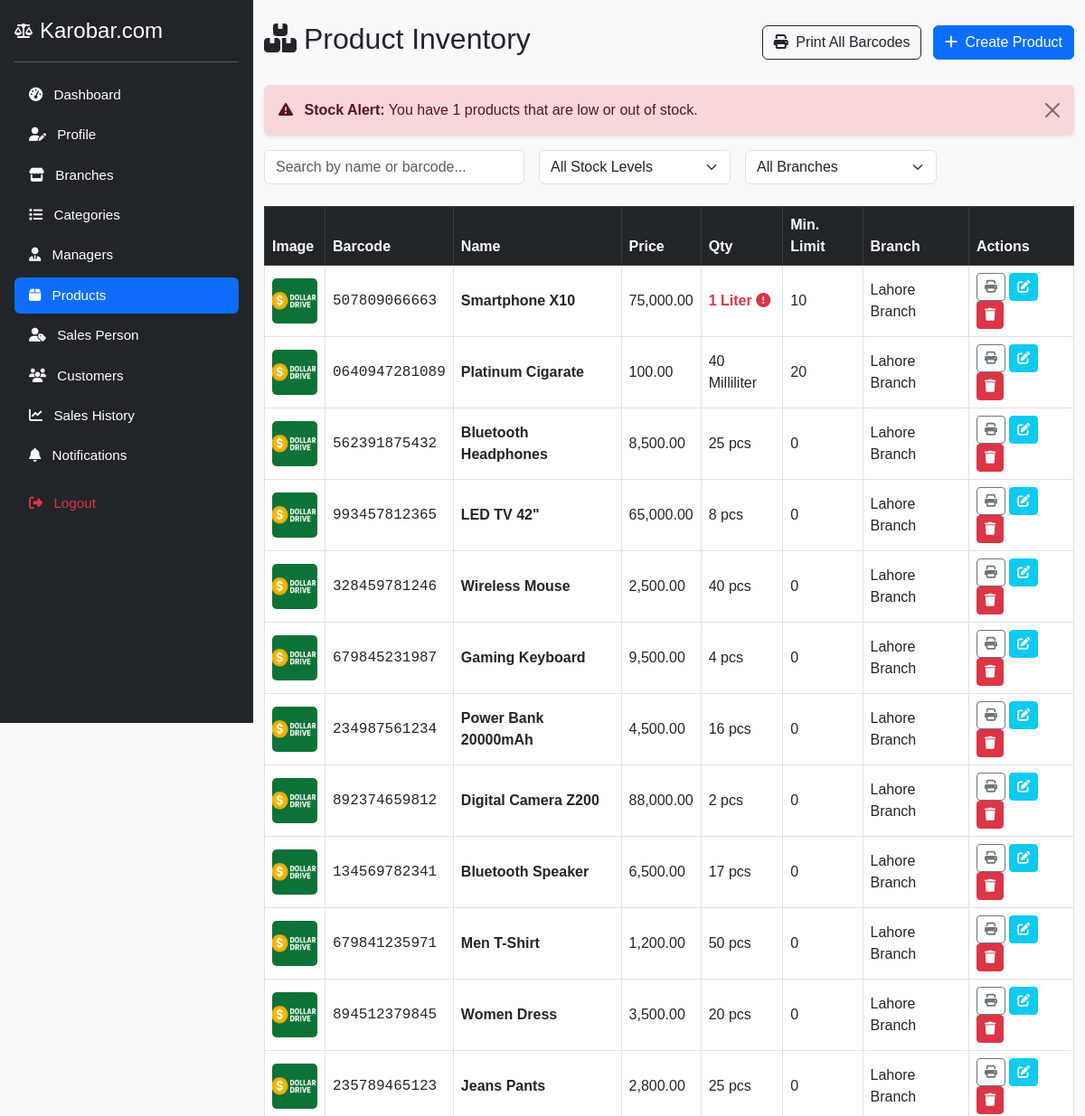
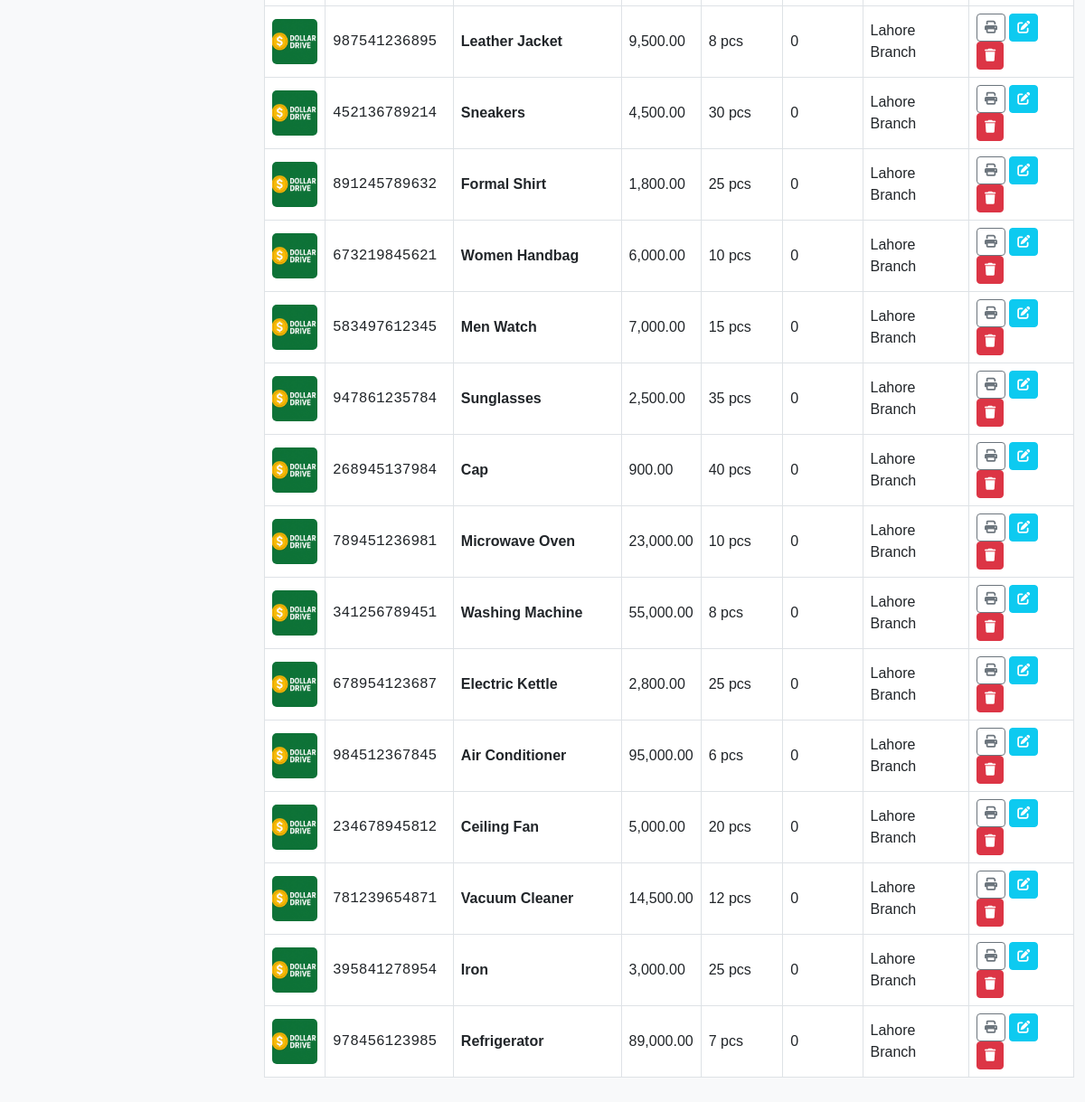
Screenshot of /owner/products.php (signed in) with the database file from the repository (2 pictures, top to bottom).
### tables this page shows
CREATE TABLE `products` (
  `id` int(11) NOT NULL,
  `branch_id` int(11) NOT NULL,
  `barcode_id` varchar(100) NOT NULL,
  `name` varchar(255) NOT NULL,
  `description` text DEFAULT NULL,
  `price` decimal(10,2) NOT NULL DEFAULT 0.00,
  `quantity` int(11) NOT NULL DEFAULT 0,
  `low_stock_threshold` int(10) UNSIGNED NOT NULL DEFAULT 0,
  `image` varchar(255) DEFAULT NULL,
  `created_at` datetime DEFAULT current_timestamp(),
  `category_id` int(11) NOT NULL,
  `unit` varchar(50) NOT NULL
);

CREATE TABLE `branches` (
  `id` int(11) NOT NULL,
  `owner_id` int(11) NOT NULL,
  `name` varchar(255) NOT NULL,
  `location` varchar(255) NOT NULL,
  `created_at` datetime DEFAULT current_timestamp()
);

### owner/products.php (the view, shortened to what this page needs)
<?php
include('../config.php');
$owner_id = $_SESSION["id"];
$sql = "
    SELECT p.*, b.name AS branch_name, c.name AS category_name
    FROM products p
    INNER JOIN branches b ON p.branch_id = b.id
    INNER JOIN categories c ON p.category_id = c.id
    WHERE b.owner_id = ?
    ORDER BY p.created_at DESC
";
$stmt = $conn->prepare($sql);
$stmt->bind_param("i", $owner_id);
$stmt->execute();
$products = $stmt->get_result()->fetch_all(MYSQLI_ASSOC);
$low_stock_items = array_filter($products, function($p) {
    return $p['quantity'] <= $p['low_stock_threshold'];
});
?>
<!DOCTYPE html>
<html lang="en">
<head>
    <link href="https://cdn.jsdelivr.net/npm/bootstrap@5.3.0/dist/css/bootstrap.min.css" rel="stylesheet" />
    <link href="https://cdnjs.cloudflare.com/ajax/libs/font-awesome/6.4.0/css/all.min.css" rel="stylesheet" />
</head>
<body class="bg-light">
<?php include('sidebar.php'); ?>
<div class="container-fluid py-4">
    <div class="d-flex justify-content-between align-items-center mb-4">
        <h2><i class="fas fa-boxes me-2"></i>Product Inventory</h2>
        <div>
            <button class="btn btn-outline-dark me-2" onclick="printAllBarcodes()">
                <i class="fas fa-print me-1"></i> Print All Barcodes
            </button>
            <button id="btnCreateProduct" class="btn btn-primary">
                <i class="fas fa-plus me-1"></i> Create Product
            </button>
        </div>
    </div>
    <?php if (count($low_stock_items) > 0): ?>
        <div class="alert alert-danger alert-dismissible fade show border-0 shadow-sm" role="alert">
            <i class="fas fa-exclamation-triangle me-2"></i>
            <strong>Stock Alert:</strong> You have <?= count($low_stock_items) ?> products that are low or out of stock.
            <button type="button" class="btn-close" data-bs-dismiss="alert"></button>
        </div>
    <?php endif; ?>
    <div class="row g-3 mb-4">
        <div class="col-md-4">
            <input type="text" id="productSearch" class="form-control" placeholder="Search by name or barcode..." onkeyup="filterTable()">
        </div>
        <div class="col-md-3">
            <select id="filterStock" class="form-select" onchange="filterTable()">
                <option value="all">All Stock Levels</option>
            </select>
        </div>
        <div class="col-md-3">
            <select id="filterBranch" class="form-select" onchange="filterTable()">
                <option value="all">All Branches</option>
            </select>
        </div>
    </div>
    <div class="table-container">
        <div class="table-responsive">
<table class="table table-bordered table-hover align-middle">
            <thead class="table-dark">
                    <tr>
                        <th>Image</th>
                        <th>Barcode</th>
                        <th>Name</th>
                        <th>Price</th>
                        <th>Qty</th>
                        <th>Min. Limit</th>
                        <th>Branch</th>
                        <th>Actions</th>
                    </tr>
                </thead>
                <tbody id="productsTableBody">
                    <?php foreach ($products as $p):
                        $isOut = $p['quantity'] <= 0;
                        $isLow = !$isOut && ($p['quantity'] <= $p['low_stock_threshold']);
                    ?>
                    <tr data-id="<?= $p['id'] ?>"
                        data-stock-status="<?= $isOut ? 'out' : ($isLow ? 'low' : 'ok') ?>"
                        data-branch="<?= htmlspecialchars($p['branch_name']) ?>">
                        <td><img src="images/<?= htmlspecialchars($p['image']) ?>" class="product-image-thumb"></td>
                        <td class="search-col-barcode font-monospace"><?= htmlspecialchars($p['barcode_id']) ?></td>
                        <td class="search-col-name"><strong><?= htmlspecialchars($p['name']) ?></strong></td>
                        <td><?= number_format($p['price'], 2) ?></td>
                        <td>
                            <span class="<?= ($isLow || $isOut) ? 'stock-warning' : '' ?>">
                                <?= (int)$p['quantity'] ?> <?= htmlspecialchars($p['unit']) ?>
                                <?php if($isOut): ?> <i class="fas fa-times-circle"></i> <?php elseif($isLow): ?> <i class="fas fa-exclamation-circle"></i> <?php endif; ?>
                            </span>
                        </td>
                        <td><?= (int)$p['low_stock_threshold'] ?></td>
                        <td><?= htmlspecialchars($p['branch_name']) ?></td>
                        <td>
                            <button class="btn btn-sm btn-outline-secondary" onclick="printSingleBarcode('<?= $p['barcode_id'] ?>', '<?= addslashes($p['name']) ?>')"><i class="fas fa-print"></i></button>
                            <button class="btn btn-sm btn-info btn-edit text-white" data-id="<?= $p['id'] ?>"><i class="fas fa-edit"></i></button>
                            <button class="btn btn-sm btn-danger btn-delete" data-id="<?= $p['id'] ?>"><i class="fas fa-trash"></i></button>
                        </td>
                    </tr>
                    <?php endforeach; ?>
                </tbody>
            </table>
        </div>
    </div>
</div>
</body>
</html>

### owner/products.php (style rules this page uses)
.product-image-thumb { width: 50px; height: 50px; object-fit: cover; border-radius: 5px; }
.stock-warning { color: #dc3545; font-weight: bold; }

### owner/sidebar.php (style rules this page uses)
body { font-family: Arial, sans-serif; background-color: #e6effc; margin-left: 280px; }

### rows the page displays
products: image (picture), barcode "507809066663", name "Smartphone X10", price "75,000.00", quantity "1", unit "Liter", low_stock_threshold "10", branch.name "Lahore Branch"
products: image (picture), barcode "0640947281089", name "Platinum Cigarate", price "100.00", quantity "40", unit "Milliliter", low_stock_threshold "20", branch.name "Lahore Branch"
products: image (picture), barcode "562391875432", name "Bluetooth Headphones", price "8,500.00", quantity "25", unit "pcs", low_stock_threshold "0", branch.name "Lahore Branch"
products: image (picture), barcode "993457812365", name "LED TV 42\"", price "65,000.00", quantity "8", unit "pcs", low_stock_threshold "0", branch.name "Lahore Branch"
products: image (picture), barcode "328459781246", name "Wireless Mouse", price "2,500.00", quantity "40", unit "pcs", low_stock_threshold "0", branch.name "Lahore Branch"
products: image (picture), barcode "679845231987", name "Gaming Keyboard", price "9,500.00", quantity "4", unit "pcs", low_stock_threshold "0", branch.name "Lahore Branch"
products: image (picture), barcode "234987561234", name "Power Bank 20000mAh", price "4,500.00", quantity "16", unit "pcs", low_stock_threshold "0", branch.name "Lahore Branch"
products: image (picture), barcode "892374659812", name "Digital Camera Z200", price "88,000.00", quantity "2", unit "pcs", low_stock_threshold "0", branch.name "Lahore Branch"
products: image (picture), barcode "134569782341", name "Bluetooth Speaker", price "6,500.00", quantity "17", unit "pcs", low_stock_threshold "0", branch.name "Lahore Branch"
products: image (picture), barcode "679841235971", name "Men T-Shirt", price "1,200.00", quantity "50", unit "pcs", low_stock_threshold "0", branch.name "Lahore Branch"
products: image (picture), barcode "894512379845", name "Women Dress", price "3,500.00", quantity "20", unit "pcs", low_stock_threshold "0", branch.name "Lahore Branch"
products: image (picture), barcode "235789465123", name "Jeans Pants", price "2,800.00", quantity "25", unit "pcs", low_stock_threshold "0", branch.name "Lahore Branch"
products: image (picture), barcode "987541236895", name "Leather Jacket", price "9,500.00", quantity "8", unit "pcs", low_stock_threshold "0", branch.name "Lahore Branch"
products: image (picture), barcode "452136789214", name "Sneakers", price "4,500.00", quantity "30", unit "pcs", low_stock_threshold "0", branch.name "Lahore Branch"
products: image (picture), barcode "891245789632", name "Formal Shirt", price "1,800.00", quantity "25", unit "pcs", low_stock_threshold "0", branch.name "Lahore Branch"
products: image (picture), barcode "673219845621", name "Women Handbag", price "6,000.00", quantity "10", unit "pcs", low_stock_threshold "0", branch.name "Lahore Branch"
products: image (picture), barcode "583497612345", name "Men Watch", price "7,000.00", quantity "15", unit "pcs", low_stock_threshold "0", branch.name "Lahore Branch"
products: image (picture), barcode "947861235784", name "Sunglasses", price "2,500.00", quantity "35", unit "pcs", low_stock_threshold "0", branch.name "Lahore Branch"
products: image (picture), barcode "268945137984", name "Cap", price "900.00", quantity "40", unit "pcs", low_stock_threshold "0", branch.name "Lahore Branch"
products: image (picture), barcode "789451236981", name "Microwave Oven", price "23,000.00", quantity "10", unit "pcs", low_stock_threshold "0", branch.name "Lahore Branch"
products: image (picture), barcode "341256789451", name "Washing Machine", price "55,000.00", quantity "8", unit "pcs", low_stock_threshold "0", branch.name "Lahore Branch"
products: image (picture), barcode "678954123687", name "Electric Kettle", price "2,800.00", quantity "25", unit "pcs", low_stock_threshold "0", branch.name "Lahore Branch"
products: image (picture), barcode "984512367845", name "Air Conditioner", price "95,000.00", quantity "6", unit "pcs", low_stock_threshold "0", branch.name "Lahore Branch"
products: image (picture), barcode "234678945812", name "Ceiling Fan", price "5,000.00", quantity "20", unit "pcs", low_stock_threshold "0", branch.name "Lahore Branch"
products: image (picture), barcode "781239654871", name "Vacuum Cleaner", price "14,500.00", quantity "12", unit "pcs", low_stock_threshold "0", branch.name "Lahore Branch"
products: image (picture), barcode "395841278954", name "Iron", price "3,000.00", quantity "25", unit "pcs", low_stock_threshold "0", branch.name "Lahore Branch"
products: image (picture), barcode "978456123985", name "Refrigerator", price "89,000.00", quantity "7", unit "pcs", low_stock_threshold "0", branch.name "Lahore Branch"

### other values shown
count($low_stock_items) "1"
